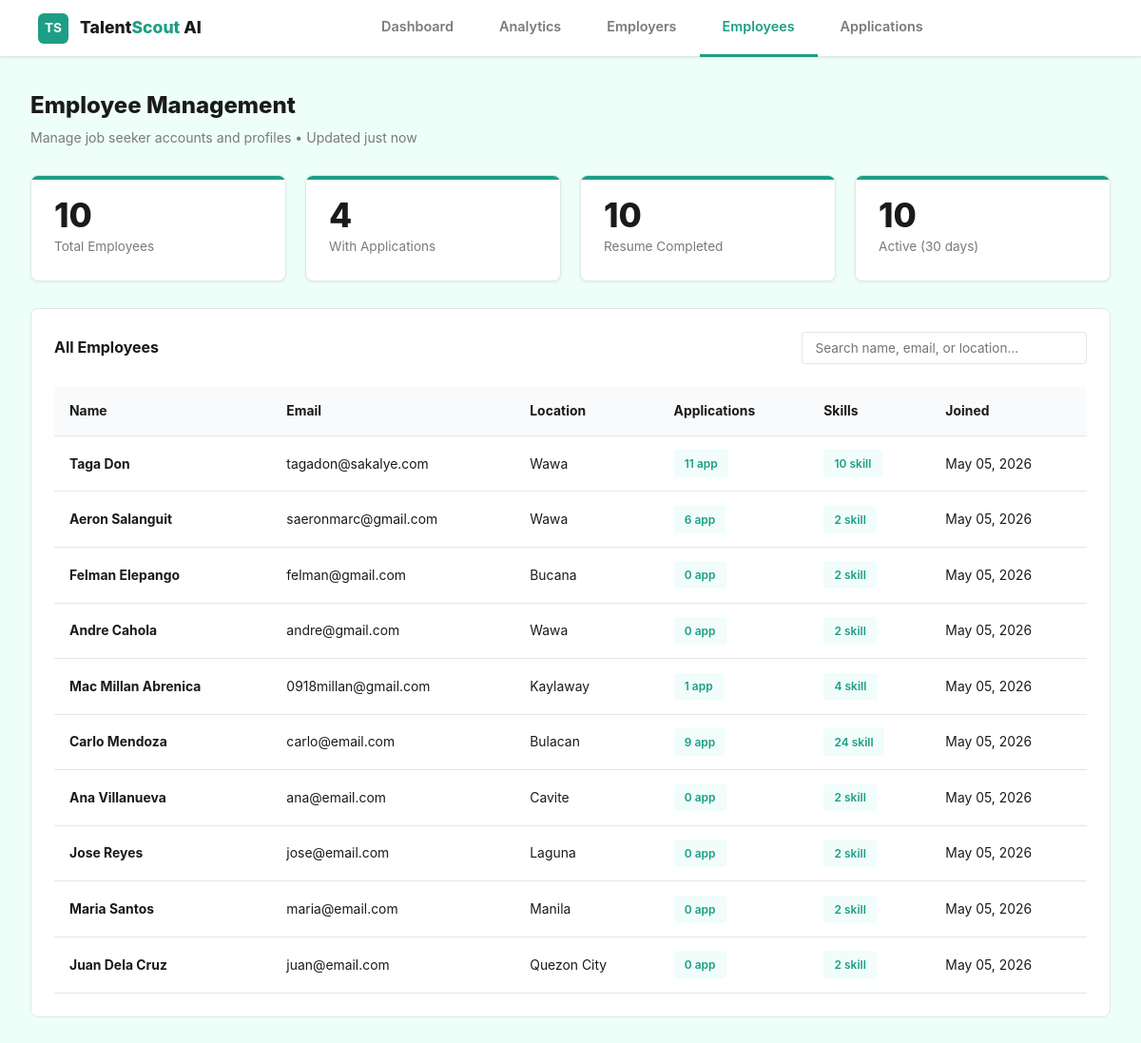
The page /peso-dashboard/modules/employee-management/index.php on the database its author committed.
### tables this page shows
CREATE TABLE `employee` (
  `employee_id` int(11) NOT NULL,
  `first_name` varchar(255) DEFAULT NULL,
  `last_name` varchar(255) DEFAULT NULL,
  `email` varchar(255) DEFAULT NULL,
  `password` varchar(255) DEFAULT NULL,
  `address` varchar(255) DEFAULT NULL,
  `is_active` tinyint(1) DEFAULT NULL
);

### peso-dashboard/modules/employee-management/index.php (the view, shortened to what this page needs)
<?php
$stats = array(
  'total' => 0,
  'with_applications' => 0,
  'completed_resume' => 0,
  'active' => 0
);
$employees = array();
try {
  $conn = getConnection();
  $sql = "SELECT COUNT(*) as total FROM employee";
  $result = $conn->query($sql);
  if ($result && $row = $result->fetch_assoc()) {
    $stats['total'] = $row['total'];
  }
  $sql = "SELECT COUNT(DISTINCT employee_id) as count FROM application";
  $result = $conn->query($sql);
  if ($result && $row = $result->fetch_assoc()) {
    $stats['with_applications'] = $row['count'];
  }
  $sql = "SELECT COUNT(DISTINCT e.employee_id) as count FROM employee e";
  $result = $conn->query($sql);
  if ($result && $row = $result->fetch_assoc()) {
    $stats['completed_resume'] = $row['count'];
  }
  $sql = "SELECT COUNT(*) as count FROM employee WHERE is_active = 1";
  $result = $conn->query($sql);
  if ($result && $row = $result->fetch_assoc()) {
    $stats['active'] = $row['count'];
  }
  $sql = "SELECT
    e.employee_id,
    e.first_name as firstName,
    e.last_name as lastName,
    e.email,
    e.address as location,
    CURDATE() as created_at,
    e.is_active as status,
    COUNT(DISTINCT a.application_id) as app_count,
    COUNT(DISTINCT es.employee_skill_id) as skill_count
  FROM employee e
  LEFT JOIN application a ON e.employee_id = a.employee_id
  LEFT JOIN employee_skill es ON e.employee_id = es.employee_id
  GROUP BY e.employee_id
  ORDER BY e.employee_id DESC
  LIMIT 100";
  $result = $conn->query($sql);
  if ($result && $result->num_rows > 0) {
    while ($row = $result->fetch_assoc()) {
      $employees[] = $row;
    }
  }
} catch (Exception $e) {
  error_log("Employee Management Error: " . $e->getMessage());
}
?>
<!DOCTYPE html>
<html lang="en">
<head>
  <link rel="stylesheet" href="../../../styles/global.css">
</head>
<body>
<nav class="navbar">
  <a href="../../index.php" class="nav-logo">
    <div class="nav-logo-icon">TS</div>
    <span class="nav-logo-text">Talent<span>Scout</span> AI</span>
  </a>
  <ul class="nav-links">
    <li><a href="../../index.php">Dashboard</a></li>
    <li><a href="../analytics/">Analytics</a></li>
    <li><a href="../employer-management/">Employers</a></li>
    <li><a href="./" class="active">Employees</a></li>
    <li><a href="../application-tracking/">Applications</a></li>
  </ul>
</nav>
<div class="admin-wrapper" style="display:block;">
  <main class="admin-content" style="padding:2rem;">
    <div class="admin-page-header">
      <div>
        <div class="admin-page-title">Employee Management</div>
        <div class="admin-page-sub">Manage job seeker accounts and profiles • Updated just now</div>
      </div>
    </div>
    <div class="stats-grid">
      <div class="kpi-card">
        <div class="kpi-value"><?php echo $stats['total']; ?></div>
        <div class="kpi-label">Total Employees</div>
      </div>
      <div class="kpi-card">
        <div class="kpi-value"><?php echo $stats['with_applications']; ?></div>
        <div class="kpi-label">With Applications</div>
      </div>
      <div class="kpi-card">
        <div class="kpi-value"><?php echo $stats['completed_resume']; ?></div>
        <div class="kpi-label">Resume Completed</div>
      </div>
      <div class="kpi-card">
        <div class="kpi-value"><?php echo $stats['active']; ?></div>
        <div class="kpi-label">Active (30 days)</div>
      </div>
    </div>
    <div class="card">
      <div style="display:flex;justify-content:space-between;align-items:center;margin-bottom:1.5rem;">
        <div class="card-title" style="margin:0;">All Employees</div>
        <input type="text" id="searchInput" class="input" placeholder="Search name, email, or location..." style="width:300px;font-size:0.85rem;padding:0.5rem 0.85rem;">
      </div>
      <?php if (!empty($employees)): ?>
      <div class="table-wrapper">
        <table id="employeesTable">
          <thead>
            <tr>
              <th>Name</th>
              <th>Email</th>
              <th>Location</th>
              <th>Applications</th>
              <th>Skills</th>
              <th>Joined</th>
            </tr>
          </thead>
          <tbody>
            <?php foreach ($employees as $emp): ?>
            <tr class="emp-row" data-search="<?php echo strtolower($emp['firstName'] . ' ' . $emp['lastName'] . ' ' . $emp['email'] . ' ' . ($emp['location'] ?? '')); ?>">
              <td><strong><?php echo htmlspecialchars($emp['firstName'] . ' ' . $emp['lastName']); ?></strong></td>
              <td><?php echo htmlspecialchars($emp['email']); ?></td>
              <td><?php echo htmlspecialchars($emp['location'] ?? '-'); ?></td>
              <td><span class="stat-badge"><?php echo $emp['app_count']; ?> app</span></td>
              <td><span class="stat-badge"><?php echo $emp['skill_count']; ?> skill</span></td>
              <td><?php echo date('M d, Y', strtotime($emp['created_at'])); ?></td>
            </tr>
            <?php endforeach; ?>
          </tbody>
        </table>
      </div>
      <?php else: ?>
      <p style="color: #999; text-align: center; padding: 2rem;">No employees found</p>
      <?php endif; ?>
    </div>
  </main>
</div>
</body>
</html>

### styles/global.css (style rules this page uses)
:root { --nav-height: 60px; --primary-dark: #1e9e86; --primary-mid: #4fbfa4; --primary-light: #98fbcb; --primary-lighter: #d4f7ed; --primary: #d4f7ed; --primary-darker: #157a68; --text-dark: #1a1a1a; --text-mid: #4a4a4a; --text-light: #7a7a7a; --text-muted: #a0a0a0; --bg-light: #f8fffe; --bg-lighter: #eefff9; --border: #e0e8e5; --radius: 8px; --radius-sm: 4px; --shadow-sm: 0 1px 3px rgba(0, 0, 0, 0.08); --shadow: 0 4px 12px rgba(30, 158, 134, 0.15); --shadow-lg: 0 10px 30px rgba(30, 158, 134, 0.2); }
* { margin: 0; padding: 0; box-sizing: border-box; }
html { scroll-behavior: smooth; }
body { font-family: -apple-system, BlinkMacSystemFont, "Segoe UI", Roboto, "Helvetica Neue", Arial, sans-serif; color: var(--text-dark); line-height: 1.6; background: white; transition: background-color 0.3s ease; }
a { color: inherit; text-decoration: none; }
.navbar { display: flex; align-items: center; justify-content: space-between; height: var(--nav-height); padding: 0 2.5rem; background: white; border-bottom: 1px solid var(--border); position: sticky; top: 0; z-index: 100; box-shadow: var(--shadow-sm); }
.nav-logo { display: flex; align-items: center; gap: 0.75rem; font-weight: 800; font-size: 1.1rem; color: var(--text-dark); text-decoration: none; }
.nav-logo-icon { width: 32px; height: 32px; background: var(--primary-dark); color: white; border-radius: 6px; display: flex; align-items: center; justify-content: center; font-weight: 700; font-size: 0.85rem; }
.nav-logo-text { display: none; }
@media (min-width: 768px) { .nav-logo-text { display: inline; } }
@media (min-width: 768px) { .nav-logo-text span { color: var(--primary-dark); } }
.nav-links { display: flex; gap: 0; list-style: none; margin: 0 auto; flex: 1; justify-content: center; }
.nav-links li { display: flex; align-items: center; }
.nav-links a { display: flex; align-items: center; padding: 0 1.5rem; height: var(--nav-height); font-weight: 600; font-size: 0.9rem; color: var(--text-light); border-bottom: 3px solid transparent; transition: all 0.25s ease; position: relative; }
.nav-links a.active { color: var(--primary-dark); border-bottom-color: var(--primary-dark); }
input[type="text"], input[type="email"], input[type="password"], input[type="number"], input[type="date"], input[type="tel"], .input, textarea, .textarea, select, .select { width: 100%; padding: 0.7rem 0.875rem; border: 1.5px solid var(--border); border-radius: var(--radius-sm); font-size: 0.9rem; font-family: inherit; color: var(--text-dark); background: white; transition: all 0.2s ease; }

### peso-dashboard/modules/employee-management/index.php (style rules this page uses)
body { background: #EEFFF9; }
.admin-wrapper { display: flex; min-height: calc(100vh - var(--nav-height)); }
.admin-content { flex: 1; padding: 2rem; overflow-x: hidden; }
.admin-page-header { display: flex; justify-content: space-between; align-items: flex-start; margin-bottom: 1.75rem; }
.admin-page-title { font-size: 1.5rem; font-weight: 800; color: var(--text-dark); }
.admin-page-sub { font-size: 0.88rem; color: var(--text-light); margin-top: 0.2rem; }
.stats-grid { display: grid; grid-template-columns: repeat(4, 1fr); gap: 1.25rem; margin-bottom: 1.75rem; }
.kpi-card { background: white; border: 1px solid var(--border); border-radius: var(--radius); padding: 1.5rem; box-shadow: var(--shadow-sm); position: relative; overflow: hidden; }
.kpi-card::before { content: ''; position: absolute; top: 0; left: 0; right: 0; height: 4px; background: var(--primary-dark); }
.kpi-value { font-size: 2.2rem; font-weight: 800; color: var(--text-dark); line-height: 1; margin-bottom: 0.3rem; }
.kpi-label { font-size: 0.85rem; color: var(--text-light); }
.card { background: white; border: 1px solid var(--border); border-radius: var(--radius); padding: 1.5rem; margin-bottom: 1.75rem; }
.card-title { font-size: 1rem; font-weight: 700; color: var(--text-dark); margin-bottom: 1.25rem; }
.table-wrapper { overflow-x: auto; }
table { width: 100%; border-collapse: collapse; font-size: 0.87rem; }
th { background: #F8FAFB; padding: 0.9rem 1rem; text-align: left; font-weight: 700; color: var(--text-dark); border-bottom: 1px solid var(--border); }
td { padding: 0.9rem 1rem; border-bottom: 1px solid var(--border); }
.stat-badge { display: inline-block; padding: 0.3rem 0.7rem; border-radius: 3px; font-size: 0.75rem; background: #F0FDFB; color: var(--primary-dark); font-weight: 600; }

### rows shown on the page
employee: first_name+last_name "Taga Don", email "tagadon@sakalye.com", address "Wawa", app_count "11", skill_count "10", created_at "May 05, 2026"
employee: first_name+last_name "Aeron Salanguit", email "saeronmarc@gmail.com", address "Wawa", app_count "6", skill_count "2", created_at "May 05, 2026"
employee: first_name+last_name "Felman Elepango", email "felman@gmail.com", address "Bucana", app_count "0", skill_count "2", created_at "May 05, 2026"
employee: first_name+last_name "Andre Cahola", email "andre@gmail.com", address "Wawa", app_count "0", skill_count "2", created_at "May 05, 2026"
employee: first_name+last_name "Mac Millan Abrenica", email "0918millan@gmail.com", address "Kaylaway", app_count "1", skill_count "4", created_at "May 05, 2026"
employee: first_name+last_name "Carlo Mendoza", email "carlo@email.com", address "Bulacan", app_count "9", skill_count "24", created_at "May 05, 2026"
employee: first_name+last_name "Ana Villanueva", email "ana@email.com", address "Cavite", app_count "0", skill_count "2", created_at "May 05, 2026"
employee: first_name+last_name "Jose Reyes", email "jose@email.com", address "Laguna", app_count "0", skill_count "2", created_at "May 05, 2026"
employee: first_name+last_name "Maria Santos", email "maria@email.com", address "Manila", app_count "0", skill_count "2", created_at "May 05, 2026"
employee: first_name+last_name "Juan Dela Cruz", email "juan@email.com", address "Quezon City", app_count "0", skill_count "2", created_at "May 05, 2026"

### other values the page prints
$stats['total'] "10"
$stats['with_applications'] "4"
$stats['completed_resume'] "10"
$stats['active'] "10"
